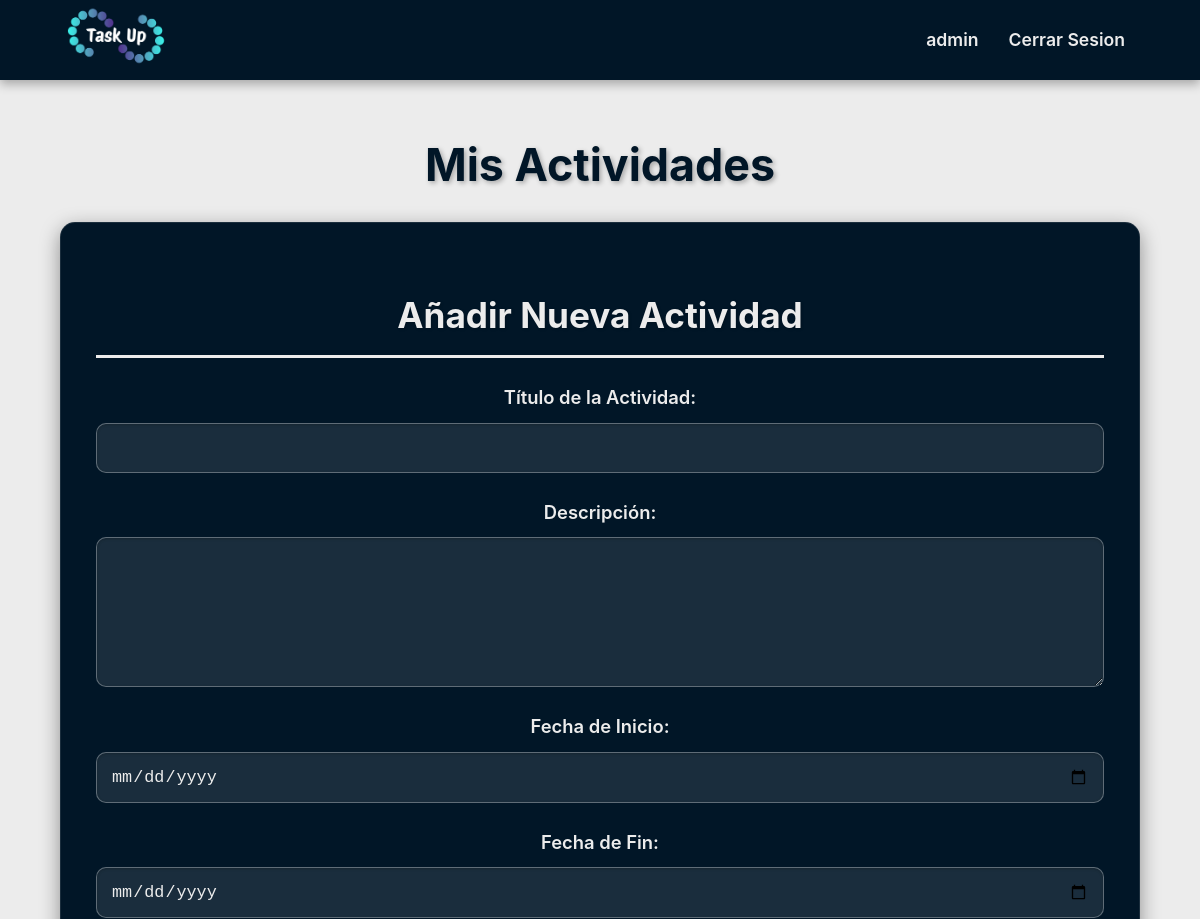
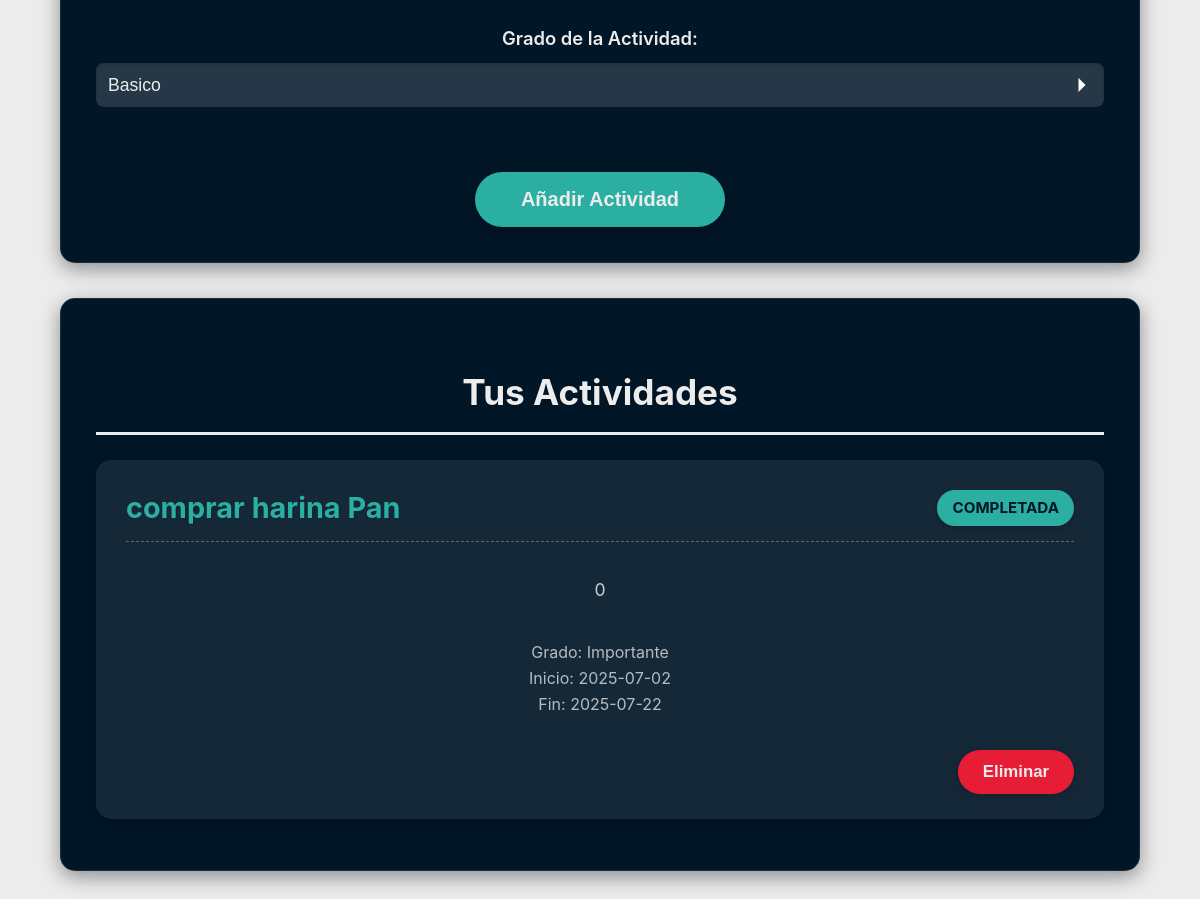
The app's page /actividades.php (signed in) with its own data (2 pictures, top to bottom).
### tables this page shows
CREATE TABLE `actividad` (
  `id_actividad` int(9) NOT NULL,
  `id_usuario` int(9) NOT NULL,
  `fecha_inicio` date NOT NULL,
  `fecha_fin` date NOT NULL,
  `titulo` varchar(40) NOT NULL,
  `descripcion` text NOT NULL,
  `id_estado_actividad` int(9) NOT NULL,
  `id_lista_actividades` int(9) NOT NULL,
  `id_grado_actividad` int(9) NOT NULL
);

CREATE TABLE `estado_actividad` (
  `id_estado_actividad` int(9) NOT NULL,
  `estado` varchar(40) NOT NULL
);

CREATE TABLE `grado_actividad` (
  `id_grado_actividad` int(9) NOT NULL,
  `grado` varchar(40) NOT NULL,
  `recompensa` int(5) NOT NULL
);

### actividades.php (the view, shortened to what this page needs)
<?php
include 'encabezado.php';
require 'database.php';
$id_usuario = $_SESSION['user_id'];
$grados_actividad = [];
$stmt_grados = $conexion->query("SELECT id_grado_actividad, grado FROM grado_actividad");
while ($fila = $stmt_grados->fetch_assoc()) {
    $grados_actividad[] = $fila;
}
$sql_actividades = "
    SELECT
        a.id_actividad,
        a.titulo,
        a.descripcion,
        a.fecha_inicio,
        a.fecha_fin,
        ea.estado AS estado,
        la.nombre AS lista,
        ga.grado AS grado
    FROM
        actividad a
    JOIN
        estado_actividad ea ON a.id_estado_actividad = ea.id_estado_actividad
    JOIN
        lista_actividades la ON a.id_lista_actividades = la.id_lista_actividades
    JOIN
        grado_actividad ga ON a.id_grado_actividad = ga.id_grado_actividad
    WHERE
        a.id_usuario = ?
";
$params_types = "i";
$params = [$id_usuario];
$sql_actividades .= " ORDER BY a.fecha_fin ASC";
$stmt_all_actividades = $conexion->prepare($sql_actividades);
$stmt_all_actividades->bind_param($params_types, ...$params);
$stmt_all_actividades->execute();
$todas_las_actividades = $stmt_all_actividades->get_result()->fetch_all(MYSQLI_ASSOC);
?>
<!DOCTYPE html>
<html lang="es">
<head>
    <link rel="stylesheet" href="style.css">
</head>
<body class="home-body">
    <div class="dashboard-container">
        <h1 class="dashboard-h1">Mis Actividades</h1>
        <div class="dashboard-section create-activity-section">
            <h2 class="dashboard-h2">Añadir Nueva Actividad</h2>
            <form action="actividades.php" method="post" class="dashboard-form">
                <div class="form-group">
                    <label for="titulo">Título de la Actividad:</label>
                    <input type="text" id="titulo" name="titulo" required>
                </div>
                <div class="form-group">
                    <label for="descripcion">Descripción:</label>
                    <textarea id="descripcion" name="descripcion"></textarea>
                </div>
                <div class="form-group">
                    <label for="fecha_inicio">Fecha de Inicio:</label>
                    <input type="date" id="fecha_inicio" name="fecha_inicio" required>
                </div>
                <div class="form-group">
                    <label for="fecha_fin">Fecha de Fin:</label>
                    <input type="date" id="fecha_fin" name="fecha_fin" required>
                </div>
                <div class="form-group">
                    <label for="id_grado_actividad">Grado de la Actividad:</label>
                    <select class="dashboard-select" id="id_grado_actividad" name="id_grado_actividad" required>
                        <?php foreach ($grados_actividad as $grado): ?>
                            <option class="dashboard-option" value="<?php echo htmlspecialchars($grado['id_grado_actividad']); ?>">
                                <?php echo htmlspecialchars($grado['grado']); ?>
                            </option>
                        <?php endforeach; ?>
                    </select>
                </div>
                <button type="submit" class="dashboard-button">Añadir Actividad</button>
            </form>
        </div>
        <div class="dashboard-section your-activities-section">
            <h2 class="dashboard-h2">Tus Actividades</h2>
            <?php if (empty($todas_las_actividades)):  ?>
                <p class="no-items-message">No tienes actividades programadas. ¡Añade algunas para empezar a ganar monedas!</p>
            <?php else: ?>
                <ul class="item-grid">
                    <?php foreach ($todas_las_actividades as $actividad): ?>
                        <li class="item-card activity-card">
                            <div class="item-header">
                                <h3><?php echo htmlspecialchars($actividad['titulo']); ?></h3>
                                <span class="status-badge status-<?php echo strtolower($actividad['estado']); ?>">
                                    <?php echo htmlspecialchars($actividad['estado']); ?>
                                </span>
                            </div>
                            <p class="item-description"><?php echo htmlspecialchars($actividad['descripcion']); ?></p>
                            <p class="item-details">
                                Grado: <span><?php echo htmlspecialchars($actividad['grado']); ?>
                                </span><br>
                                Inicio: <?php echo htmlspecialchars($actividad['fecha_inicio']); ?><br>
                                Fin: <?php echo htmlspecialchars($actividad['fecha_fin']); ?>
                            </p>
                            <div class="item-actions">
                                <form action="actividades.php" method="post" class="inline-form">
                                    <button type="submit" class="action-button delete-button">Eliminar</button>
                                </form>
                            </div>
                        </li>
                    <?php endforeach; ?>
                </ul>
            <?php endif; ?>
        </div>
    </div>
</body>
</html>

### encabezado.php (shortened to what this page needs)
<!DOCTYPE html>
<html lang="en">
<head>
    <link rel="stylesheet" href="style.css">
</head>
<body>
    <header class="encabezado-header">
            <?php
                if(isset($_SESSION['nombre_usuario'])){
                    echo '
                        <div class="encabezado-div-logo">
                            <a href="dashboard.php"><img src="Imagenes/logo.png" alt="Logo de empresa" class="encabezado-img-logo"></a>
                        </div>
                        <nav>
                            <ul class="encabezado-ul">
                                <li class="encabezado-li"><a class="encabezado-a">'.$_SESSION['nombre_usuario'].'</a></li>
                                <li class="encabezado-li"><a class="encabezado-a" href="logout_d.php">Cerrar Sesion</a></li>
                            </ul>
                        </nav>
                    ';
                }
            ?>
    </header>
</body>
</html>

### records on screen
actividad: titulo "comprar harina Pan", id_estado_actividad.estado "COMPLETADA", descripcion "0", id_grado_actividad.grado "Importante", fecha_inicio "2025-07-02", fecha_fin "2025-07-22"

### other values on screen
$_SESSION['nombre_usuario'] "admin"
form field id_grado_actividad "Basico"
